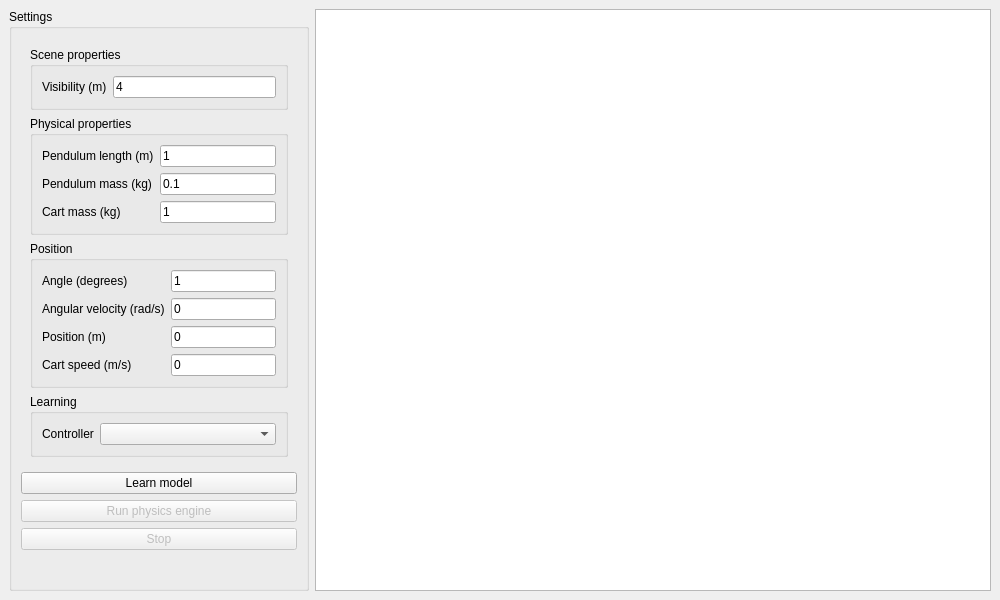
<?xml version="1.0" encoding="UTF-8"?>
<ui version="4.0">
 <class>MainWindow</class>
 <widget class="QMainWindow" name="MainWindow">
  <property name="geometry">
   <rect>
    <x>0</x>
    <y>0</y>
    <width>1000</width>
    <height>600</height>
   </rect>
  </property>
  <property name="windowTitle">
   <string>Inverted Pendulum</string>
  </property>
  <widget class="QWidget" name="centralwidget">
   <layout class="QHBoxLayout" name="horizontalLayout">
    <item>
     <widget class="QGroupBox" name="groupBox">
      <property name="maximumSize">
       <size>
        <width>300</width>
        <height>16777215</height>
       </size>
      </property>
      <property name="title">
       <string>Settings</string>
      </property>
      <layout class="QVBoxLayout" name="verticalLayout_2">
       <item>
        <widget class="QWidget" name="allSettings" native="true">
         <layout class="QVBoxLayout" name="verticalLayout">
          <item>
           <widget class="QGroupBox" name="groupBox_4">
            <property name="title">
             <string>Scene properties</string>
            </property>
            <layout class="QFormLayout" name="formLayout_3">
             <item row="0" column="0">
              <widget class="QLabel" name="label">
               <property name="text">
                <string>Visibility (m)</string>
               </property>
              </widget>
             </item>
             <item row="0" column="1">
              <widget class="QLineEdit" name="visibility">
               <property name="text">
                <string>4</string>
               </property>
              </widget>
             </item>
            </layout>
           </widget>
          </item>
          <item>
           <widget class="QGroupBox" name="groupBox_2">
            <property name="maximumSize">
             <size>
              <width>16777215</width>
              <height>16777215</height>
             </size>
            </property>
            <property name="title">
             <string>Physical properties</string>
            </property>
            <layout class="QFormLayout" name="formLayout">
             <item row="0" column="0">
              <widget class="QLabel" name="label_2">
               <property name="text">
                <string>Pendulum length (m)</string>
               </property>
               <property name="buddy">
                <cstring>pendulumLength</cstring>
               </property>
              </widget>
             </item>
             <item row="0" column="1">
              <widget class="QLineEdit" name="pendulumLength">
               <property name="text">
                <string>1</string>
               </property>
              </widget>
             </item>
             <item row="1" column="0">
              <widget class="QLabel" name="label_5">
               <property name="text">
                <string>Pendulum mass (kg)</string>
               </property>
              </widget>
             </item>
             <item row="1" column="1">
              <widget class="QLineEdit" name="pendulumMass">
               <property name="text">
                <string>0.1</string>
               </property>
              </widget>
             </item>
             <item row="2" column="0">
              <widget class="QLabel" name="label_6">
               <property name="text">
                <string>Cart mass (kg)</string>
               </property>
               <property name="buddy">
                <cstring>cartMass</cstring>
               </property>
              </widget>
             </item>
             <item row="2" column="1">
              <widget class="QLineEdit" name="cartMass">
               <property name="enabled">
                <bool>true</bool>
               </property>
               <property name="text">
                <string>1</string>
               </property>
              </widget>
             </item>
            </layout>
           </widget>
          </item>
          <item>
           <widget class="QGroupBox" name="groupBox_3">
            <property name="title">
             <string>Position</string>
            </property>
            <layout class="QFormLayout" name="formLayout_2">
             <property name="fieldGrowthPolicy">
              <enum>QFormLayout::ExpandingFieldsGrow</enum>
             </property>
             <item row="0" column="0">
              <widget class="QLabel" name="label_3">
               <property name="text">
                <string>Angle (degrees)</string>
               </property>
              </widget>
             </item>
             <item row="0" column="1">
              <widget class="QLineEdit" name="pendulumAngle">
               <property name="text">
                <string>1</string>
               </property>
              </widget>
             </item>
             <item row="1" column="0">
              <widget class="QLabel" name="label_7">
               <property name="text">
                <string>Angular velocity (rad/s)</string>
               </property>
              </widget>
             </item>
             <item row="1" column="1">
              <widget class="QLineEdit" name="angularVelocity">
               <property name="text">
                <string>0</string>
               </property>
              </widget>
             </item>
             <item row="2" column="0">
              <widget class="QLabel" name="label_4">
               <property name="text">
                <string>Position (m)</string>
               </property>
              </widget>
             </item>
             <item row="2" column="1">
              <widget class="QLineEdit" name="cartPosition">
               <property name="text">
                <string>0</string>
               </property>
              </widget>
             </item>
             <item row="3" column="0">
              <widget class="QLabel" name="label_8">
               <property name="text">
                <string>Cart speed (m/s)</string>
               </property>
              </widget>
             </item>
             <item row="3" column="1">
              <widget class="QLineEdit" name="cartSpeed">
               <property name="text">
                <string>0</string>
               </property>
              </widget>
             </item>
            </layout>
           </widget>
          </item>
          <item>
           <widget class="QGroupBox" name="groupBox_5">
            <property name="title">
             <string>Learning</string>
            </property>
            <layout class="QFormLayout" name="formLayout_4">
             <item row="0" column="0">
              <widget class="QLabel" name="label_9">
               <property name="text">
                <string>Controller</string>
               </property>
              </widget>
             </item>
             <item row="0" column="1">
              <widget class="QComboBox" name="controller"/>
             </item>
            </layout>
            <zorder>controller</zorder>
            <zorder>label_9</zorder>
           </widget>
          </item>
         </layout>
        </widget>
       </item>
       <item>
        <widget class="QPushButton" name="learn">
         <property name="text">
          <string>Learn model</string>
         </property>
        </widget>
       </item>
       <item>
        <widget class="QPushButton" name="run">
         <property name="enabled">
          <bool>false</bool>
         </property>
         <property name="text">
          <string>Run physics engine</string>
         </property>
        </widget>
       </item>
       <item>
        <widget class="QPushButton" name="stop">
         <property name="enabled">
          <bool>false</bool>
         </property>
         <property name="text">
          <string>Stop</string>
         </property>
        </widget>
       </item>
       <item>
        <spacer name="verticalSpacer">
         <property name="orientation">
          <enum>Qt::Vertical</enum>
         </property>
         <property name="sizeHint" stdset="0">
          <size>
           <width>20</width>
           <height>96</height>
          </size>
         </property>
        </spacer>
       </item>
      </layout>
      <zorder>verticalSpacer</zorder>
      <zorder>run</zorder>
      <zorder>allSettings</zorder>
      <zorder>stop</zorder>
      <zorder>learn</zorder>
     </widget>
    </item>
    <item>
     <widget class="QGraphicsView" name="view">
      <property name="minimumSize">
       <size>
        <width>500</width>
        <height>500</height>
       </size>
      </property>
      <property name="backgroundBrush">
       <brush brushstyle="SolidPattern">
        <color alpha="255">
         <red>241</red>
         <green>255</green>
         <blue>247</blue>
        </color>
       </brush>
      </property>
     </widget>
    </item>
   </layout>
  </widget>
 </widget>
 <resources/>
 <connections/>
</ui>
